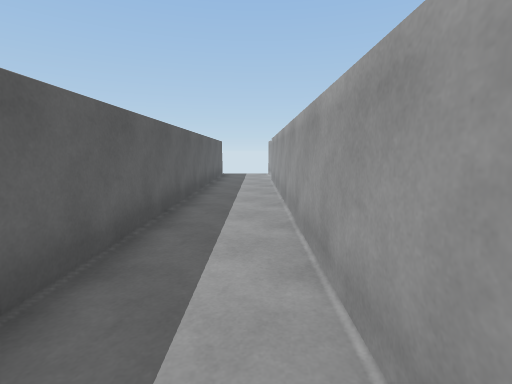
view 1 (above)

24 first-person views from a walk through a 3-D level made in the Unity game engine. The camera is 1.3 m above the floor, tilts 8° down and sees 85° across. The floor is counted in squares, 1 m on a side. Each view is taken from the middle of a square. On the plan, view 1 faces up. The plan holds only what a view shows up to about 13 squares ahead; the rest is blank. The player is left out.

view 2
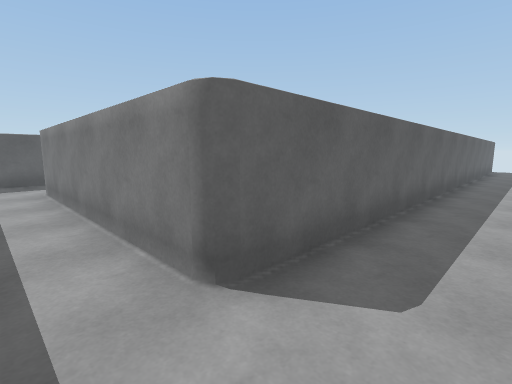

view 3
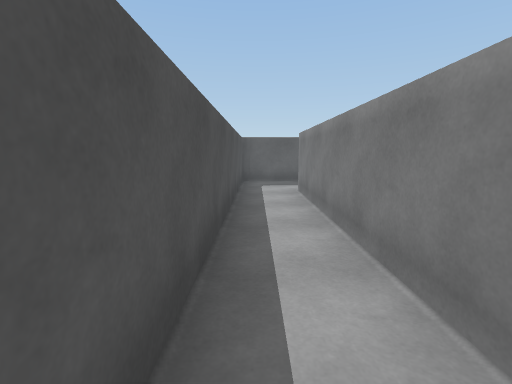

view 4
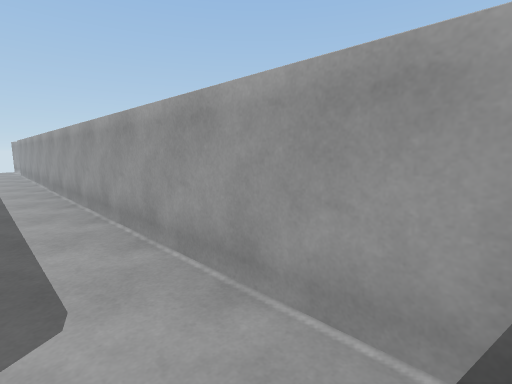

view 5
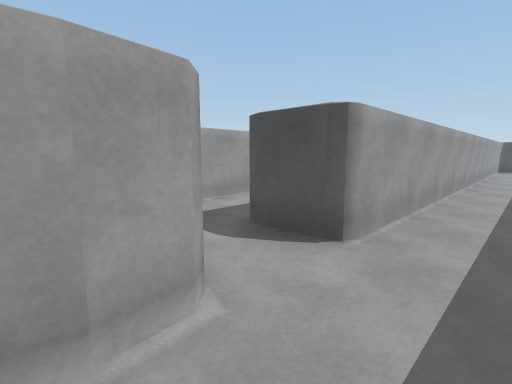

view 6
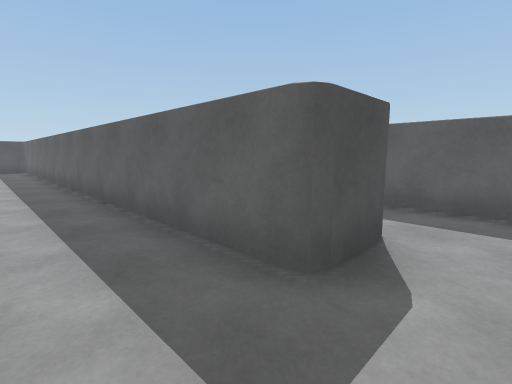

view 7
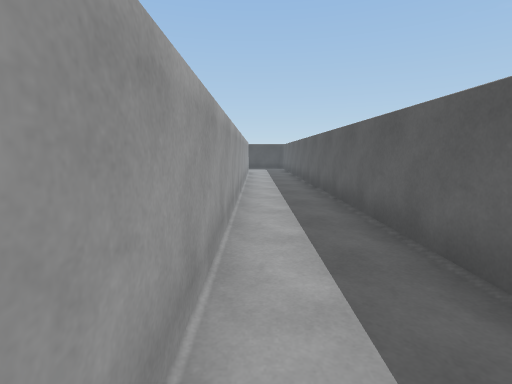

view 8
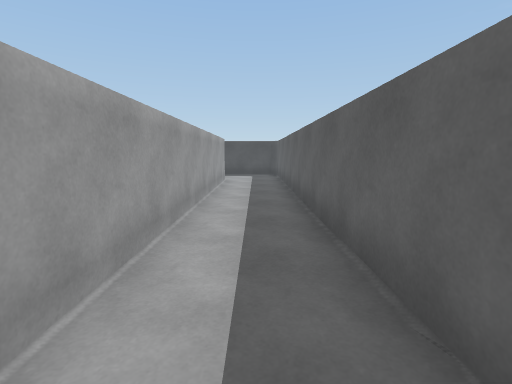

view 9
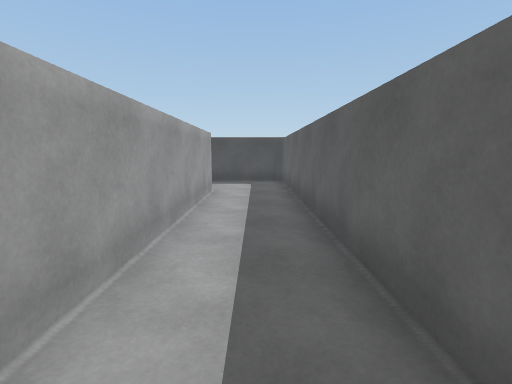

view 10
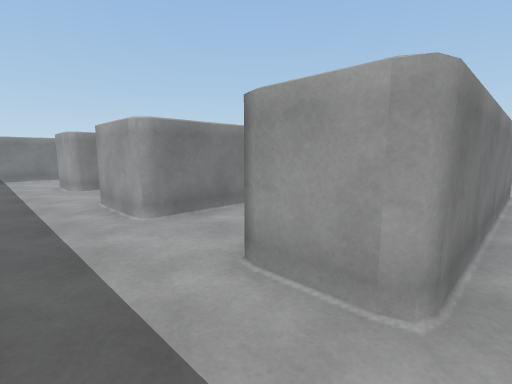

view 11
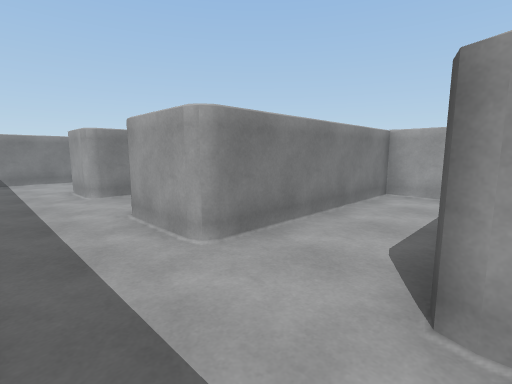

view 12
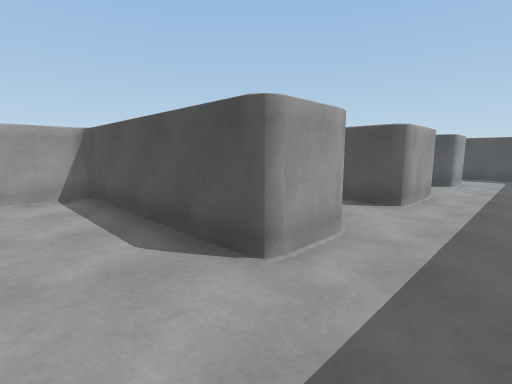

view 13
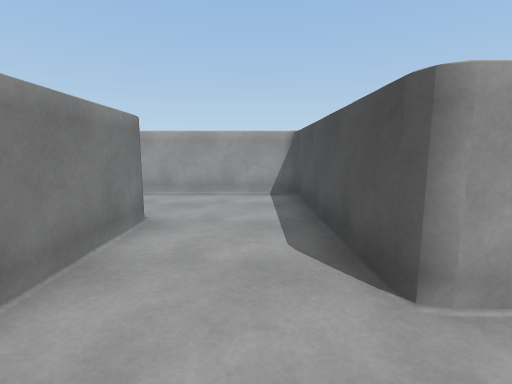

view 14
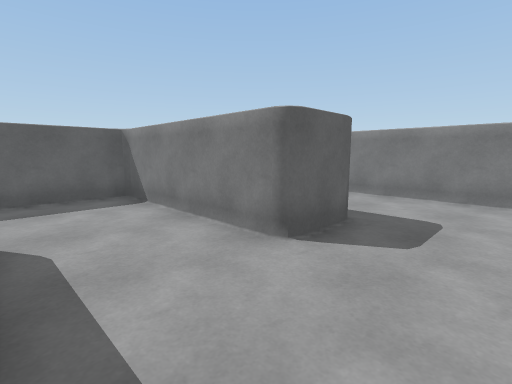

view 15
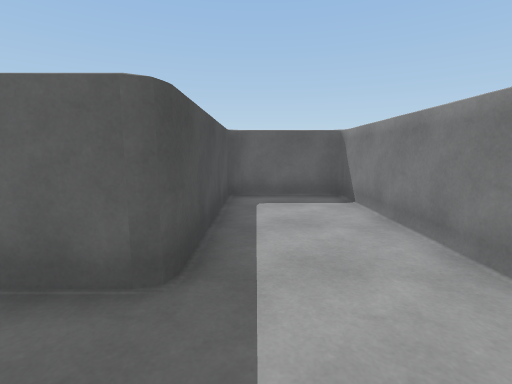

view 16
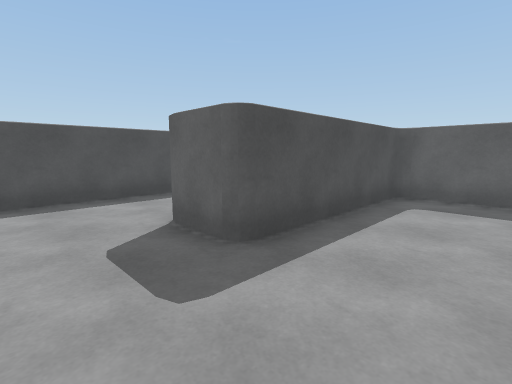

view 17
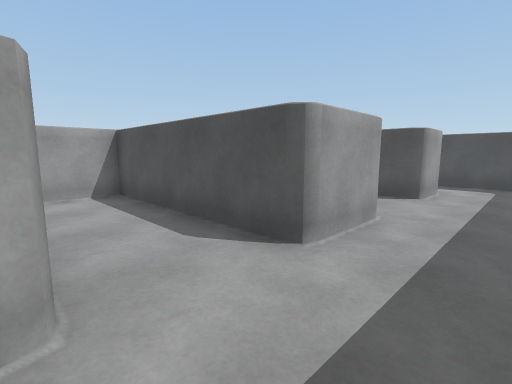

view 18
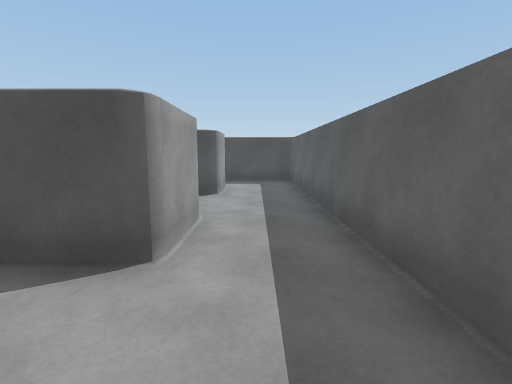

view 19
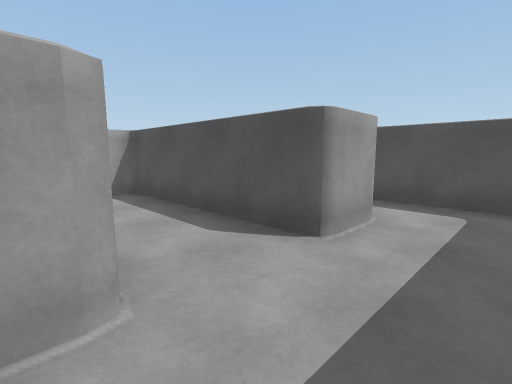

view 20
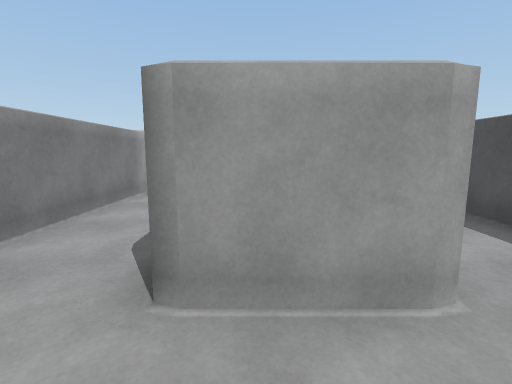

view 21
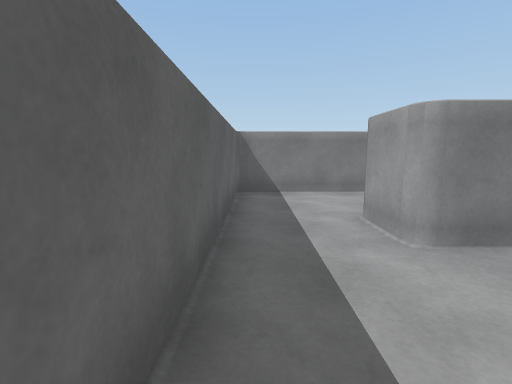

view 22
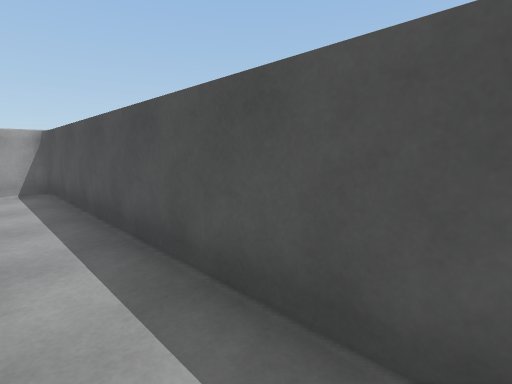

view 23
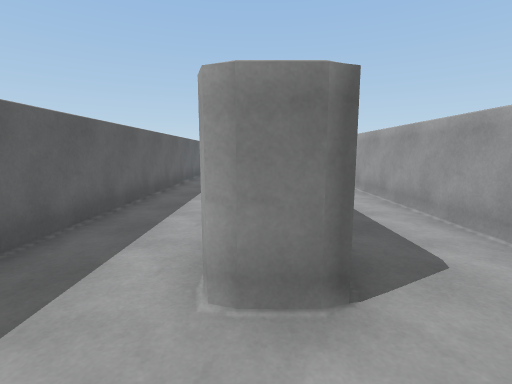

view 24
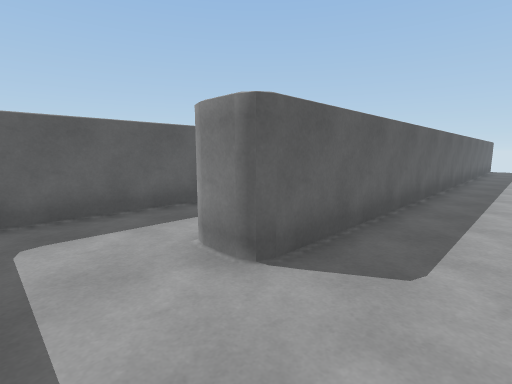

### Floor plan
Ten units are one square. View 1 is at (0, 0); x grows to the right and y downward. Boxes are objects, and circles mark ways between rooms. Rooms are numbered by the first view taken in them; rooms with no view inside come last. Other rooms are left out.
<svg viewBox="-141 -176 242 257">
<path fill="none" stroke="#000" d="M69 -95 69 45 68 49 55 49 55 -146M96 33 96 -31M28 -133 28 72M30 76 60 76M-23 56 -108 56 -109 52 -109 35M7 74 7 -133M10 -136 25 -136M12 -155 8 -159 7 -167M-20 -149 -20 52M7 -166 8 -171M-136 35 -136 72M-134 76 4 76M-109 -63 -108 -67 -44 -67M-109 -50 -109 -67M-136 -99 -136 -44M-41 -70 -41 -118M-134 -122 -76 -122 -75 -119 -75 -103 -78 -101 -134 -101M-52 -156 -136 -156 -136 -125M-106 -20 -41 -20 -41 -39M-109 5 -109 -16M-136 -44 -136 35M-109 35 -44 35M-40 -46 -44 -47 -106 -47M-41 32 -41 8 -106 8"/>
<circle cx="-125" cy="45" r="3" fill="#2a7"/>
<circle cx="-125" cy="-55" r="3" fill="#2a7"/>
<text x="40" y="-30">1</text>
<text x="-90" y="-90">2</text>
<text x="-120" y="-10">3</text>
</svg>
Room 1 opens to room 3. Room 2 opens to room 3.

Where each view was taken, in squares from view 1:
view 1: 0 up, 0 right, facing up
view 2: 7 down, 0 right, facing up-left
view 3: 7 down, 1 left, facing left
view 4: 7 down, 1 left, facing up-right
view 5: 17 up, 1 left, facing down-right
view 6: 15 up, 5 right, facing down-left
view 7: 15 up, 5 right, facing down
view 8: 9 up, 4 right, facing down
view 9: 5 up, 4 right, facing down
view 10: 6 down, 13 left, facing up-right
view 11: 4 down, 13 left, facing up-right
view 12: 9 up, 13 left, facing down-right
view 13: 8 up, 13 left, facing right
view 14: 7 up, 5 left, facing up-left
view 15: 13 up, 5 left, facing left
view 16: 15 up, 5 left, facing down-left
view 17: 5 up, 13 left, facing down-right
view 18: 5 up, 12 left, facing down
view 19: 0 up, 13 left, facing down-right
view 20: 1 up, 13 left, facing right
view 21: 1 up, 13 left, facing up
view 22: 6 down, 10 left, facing down-right
view 23: 7 down, 6 right, facing up
view 24: 7 down, 9 right, facing up-left
